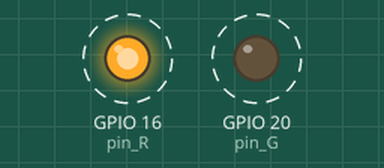
Simulated run of this program. Board: Raspberry Pi (BCM pin numbers). On the bench: output pins drawn as LEDs (lit = HIGH). Dashed ring = blinking.

Above: at 0.2 s.
Timing chart, 0 to 3.0 s (numbered marks = the images above):
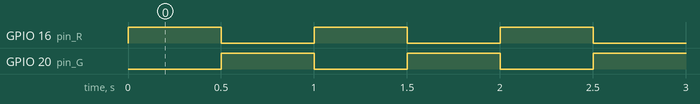

Measured:
- by itself, GPIO 16 (pin_R), GPIO 20 (pin_G): alternates HIGH for 0.50 s and LOW for 0.50 s

The program:

main.py
```python
"""
    HW477:
        针脚顺序: [GND,R,Y]
        GND: 接地针脚
        R: 红色针脚
        Y: 黄色针脚
    参考链接: https://cloud.tencent.com/developer/inventory/1503/article/1707063
"""

import RPi.GPIO as GPIO # GPIO控制模块
import time # 时间模块

colors = [0xFF00, 0x00FF] # 颜色列表，前两位标识红色，后两位标识黄色
pins = {'pin_R':16, 'pin_G':20} # 针脚字典，BCM编码

GPIO.setmode(GPIO.BCM) # 设置针脚编码模式为BCM
# 或者为板载模式，注意同步修改针脚字典
# GPIO.setmode(GPIO.BOARD)

# 初始化LED灯
for i in pins:
    GPIO.setup(pins[i], GPIO.OUT) # 设置针脚模式为输出
    GPIO.output(pins[i], GPIO.LOW) # 设置针脚为低电平，关闭LED灯

"""
    PWM的频率决定了输出信号中on(0)和off(1)的切换速度,频率越高,切换速度越快。
    占空比指一串理想脉冲序列中,正脉冲的持续时间与脉冲总周期的比值。通过调整LED通过电流和不通过电流的时间来控制。
"""

# 设置频率为 2k Hz
p_R = GPIO.PWM(pins['pin_R'], 2000)
p_G = GPIO.PWM(pins['pin_G'], 2000)
# 设置初始占空比为0
p_R.start(0)
p_G.start(0)

# 映射函数,将颜色刺激量映射为占空比
def map(x, in_min, in_max, out_min, out_max):
    return (x-in_min)*(out_max-out_min)/(in_max-in_min)+out_min

# 设置颜色函数
def setColor(col):
    """
        先用与运算保留对应颜色的有效位值。
        通过移位运算提取对应颜色的有效值
    """
    R_val = (col & 0xFF00) >> 8
    G_val = (col & 0x00FF) >> 0

    # 将颜色的刺激量转换为占空比对应的值
    R_val = map(R_val, 0, 255, 0, 100)
    G_val = map(G_val, 0, 255, 0, 100)

    # 修改占空比,调整对应颜色的亮度
    p_R.ChangeDutyCycle(R_val)
    p_G.ChangeDutyCycle(G_val)

# 循环函数
def loop():
    while True:
        for col in colors: # 遍历颜色
            setColor(col) # 设置颜色
            time.sleep(0.5) # 延时0.5s

# 销毁函数
def destory():
    p_R.stop() # 停止PWM
    p_G.stop()
    for i in pins:
        GPIO.output(pins[i], GPIO.LOW) # 关掉所有LED灯
    GPIO.cleanup() # 重置GPIO状态

if __name__=="__main__":
    try:
        loop()
    except KeyboardInterrupt: # 处理遇到用户中断(control + C)的情况
        destory()
```
